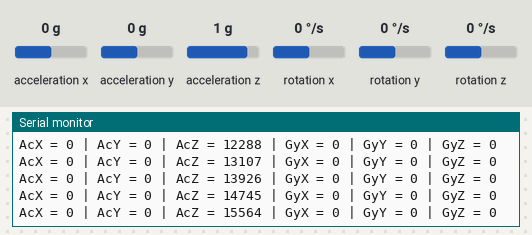
A sketch run on a simulated Arduino Uno, built with avr-gcc and run on an emulated ATmega328P. Shown: the last lines printed to the serial monitor. Wiring (inferred from the names in the program): MPU-6050 motion sensor at I2C address 0x68. The test bench sets the inputs (shaded band); at power-on: acceleration x 0 g, acceleration y 0 g, acceleration z 1 g, rotation x 0 °/s, rotation y 0 °/s, rotation z 0 °/s.

Above: at 1.2 s.
1.3 s: acceleration x set to -1.4 g
At 2.2 s:
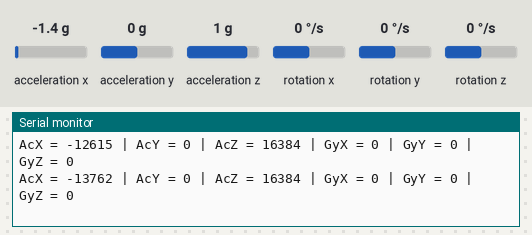
4.3 s: acceleration y set to -1.4 g
At 4.8 s:
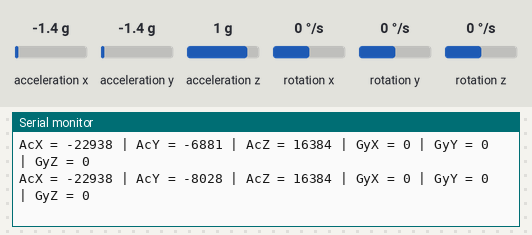
7.3 s: acceleration z set to -1.4 g
At 7.9 s:
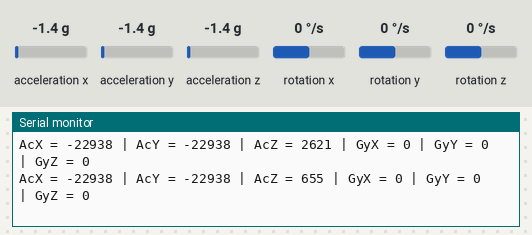
10.3 s: rotation x set to -192 °/s
At 11.0 s:
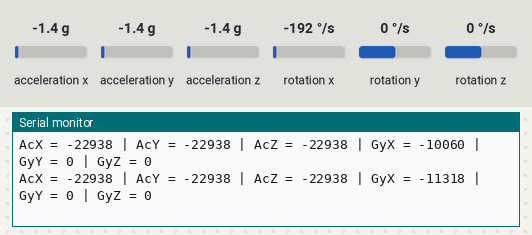
13.3 s: rotation y set to -100 °/s
At 13.8 s:
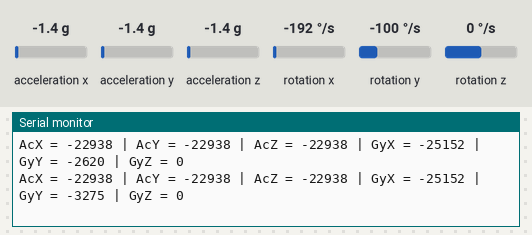
16.3 s: rotation z set to -192 °/s
At 16.42 s:
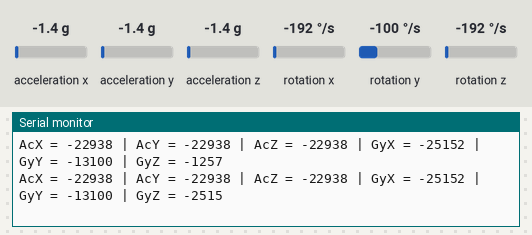
Timing chart, 0 to 19.3 s (numbered marks = the images above; inputs shaded):
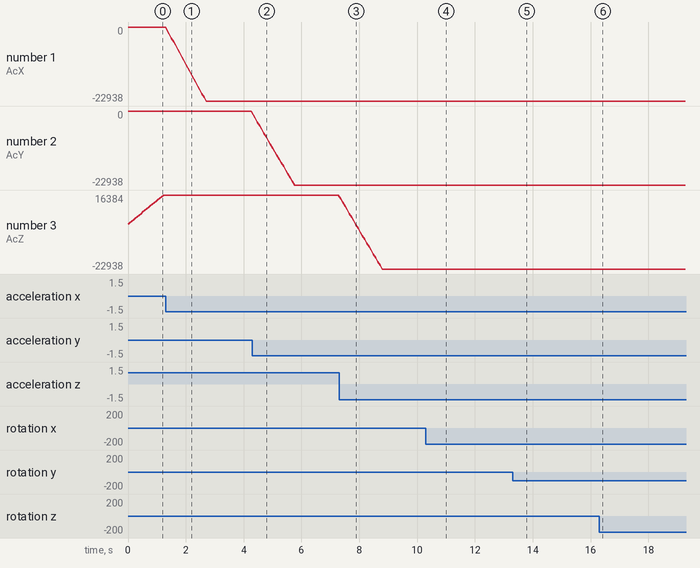

Measured:
- after the input at 1.3 s, the serial monitor: prints a new line after 0.06 s (image 1)
- after the input at 4.3 s, the serial monitor: prints a new line at once (image 2)
- after the input at 7.3 s, the serial monitor: prints a new line after 0.06 s (image 3)
- after the input at 10.3 s, the serial monitor: prints a new line at once (image 4)
- after the input at 13.3 s, the serial monitor: prints a new line after 0.07 s (image 5)
- after the input at 16.3 s, the serial monitor: prints a new line at once (image 6)
- plotted number 1: 0 → -22938 after the input at 1.3 s

The sketch:

mpu_simples.ino.ino
```cpp
#include<Wire.h>

//Endereco I2C do MPU6050
const int MPU=0x68;
//Variaveis para armazenar valores dos sensores
int AcX,AcY,AcZ,Tmp,GyX,GyY,GyZ;

#define      n     20        //número de pontos da média móvel


// ===============================================================================
// --- Protótipo da Função ---
long moving_average();       //Função para filtro de média móvel


int       numbersAcX[n];        //vetor com os valores para média móvel
int       numbersAcY[n];
int       numbersAcZ[n];
int       numbersGyX[n];
int       numbersGyY[n];
int       numbersGyZ[n];
void setup()
{
  Serial.begin(9600);
  Wire.begin();
  Wire.beginTransmission(MPU);
  Wire.write(0x6B);

  //Inicializa o MPU-6050
  Wire.write(0);
  Wire.endTransmission(true);
}
void loop()
{
  Wire.beginTransmission(MPU);
  Wire.write(0x3B);  // starting with register 0x3B (ACCEL_XOUT_H)
  Wire.endTransmission(false);
  //Solicita os dados do sensor
  Wire.requestFrom(MPU,14,true);
  //Armazena o valor dos sensores nas variaveis correspondentes
  AcX=Wire.read()<<8|Wire.read();  //0x3B (ACCEL_XOUT_H) & 0x3C (ACCEL_XOUT_L)
  AcY=Wire.read()<<8|Wire.read();  //0x3D (ACCEL_YOUT_H) & 0x3E (ACCEL_YOUT_L)
  AcZ=Wire.read()<<8|Wire.read();  //0x3F (ACCEL_ZOUT_H) & 0x40 (ACCEL_ZOUT_L)
  Tmp=Wire.read()<<8|Wire.read();  //0x41 (TEMP_OUT_H) & 0x42 (TEMP_OUT_L)
  GyX=Wire.read()<<8|Wire.read();  //0x43 (GYRO_XOUT_H) & 0x44 (GYRO_XOUT_L)
  GyY=Wire.read()<<8|Wire.read();  //0x45 (GYRO_YOUT_H) & 0x46 (GYRO_YOUT_L)
  GyZ=Wire.read()<<8|Wire.read();  //0x47 (GYRO_ZOUT_H) & 0x48 (GYRO_ZOUT_L)


   //Serial.print(filtrado);


  //Envia valor X do acelerometro para a serial e o LCD
  Serial.print("AcX = "); Serial.print(mediaAcX(AcX));

  //Envia valor Y do acelerometro para a serial e o LCD
  Serial.print(" | AcY = "); Serial.print(mediaAcY(AcY));

  //Envia valor Z do acelerometro para a serial e o LCD
  Serial.print(" | AcZ = "); Serial.print(mediaAcZ(AcZ));
  //Envia valor X do giroscopio para a serial e o LCD
  Serial.print(" | GyX = "); Serial.print(mediaGyX(GyX));

  //Envia valor Y do giroscopio para a serial e o LCD
  Serial.print(" | GyY = "); Serial.print(mediaGyY(GyY));

  //Envia valor Z do giroscopio para a serial e o LCD
  Serial.print(" | GyZ = "); Serial.println(mediaGyZ(GyZ));

  //Aguarda 300 ms e reinicia o processo
  delay(50);

}

long mediaAcX(int original)
{
   //desloca os elementos do vetor de média móvel
   for(int i= n-1; i>0; i--) numbersAcX[i] = numbersAcX[i-1];
   numbersAcX[0] = original; //posição inicial do vetor recebe a leitura original
   long acc = 0;          //acumulador para somar os pontos da média móvel
   for(int i=0; i<n; i++) acc += numbersAcX[i]; //faz a somatória do número de pontos
   return acc/n;  //retorna a média móvel
}

long mediaAcY(int original)
{
   //desloca os elementos do vetor de média móvel
   for(int i= n-1; i>0; i--) numbersAcY[i] = numbersAcY[i-1];
   numbersAcY[0] = original; //posição inicial do vetor recebe a leitura original
   long acc = 0;          //acumulador para somar os pontos da média móvel
   for(int i=0; i<n; i++) acc += numbersAcY[i]; //faz a somatória do número de pontos
   return acc/n;  //retorna a média móvel
}
long mediaAcZ(int original)
{
   //desloca os elementos do vetor de média móvel
   for(int i= n-1; i>0; i--) numbersAcZ[i] = numbersAcZ[i-1];
   numbersAcZ[0] = original; //posição inicial do vetor recebe a leitura original
   long acc = 0;          //acumulador para somar os pontos da média móvel
   for(int i=0; i<n; i++) acc += numbersAcZ[i]; //faz a somatória do número de pontos
   return acc/n;  //retorna a média móvel
}

long mediaGyX(int original)
{
   //desloca os elementos do vetor de média móvel
   for(int i= n-1; i>0; i--) numbersGyX[i] = numbersGyX[i-1];
   numbersGyX[0] = original; //posição inicial do vetor recebe a leitura original
   long acc = 0;          //acumulador para somar os pontos da média móvel
   for(int i=0; i<n; i++) acc += numbersGyX[i]; //faz a somatória do número de pontos
   return acc/n;  //retorna a média móvel
}
long mediaGyY(int original)
{
   //desloca os elementos do vetor de média móvel
   for(int i= n-1; i>0; i--) numbersGyY[i] = numbersGyY[i-1];
   numbersGyY[0] = original; //posição inicial do vetor recebe a leitura original
   long acc = 0;          //acumulador para somar os pontos da média móvel
   for(int i=0; i<n; i++) acc += numbersGyY[i]; //faz a somatória do número de pontos
   return acc/n;  //retorna a média móvel
}
long mediaGyZ(int original)
{
   //desloca os elementos do vetor de média móvel
   for(int i= n-1; i>0; i--) numbersGyZ[i] = numbersGyZ[i-1];
   numbersGyZ[0] = original; //posição inicial do vetor recebe a leitura original
   long acc = 0;          //acumulador para somar os pontos da média móvel
   for(int i=0; i<n; i++) acc += numbersGyZ[i]; //faz a somatória do número de pontos
   return acc/n;  //retorna a média móvel
}
```
